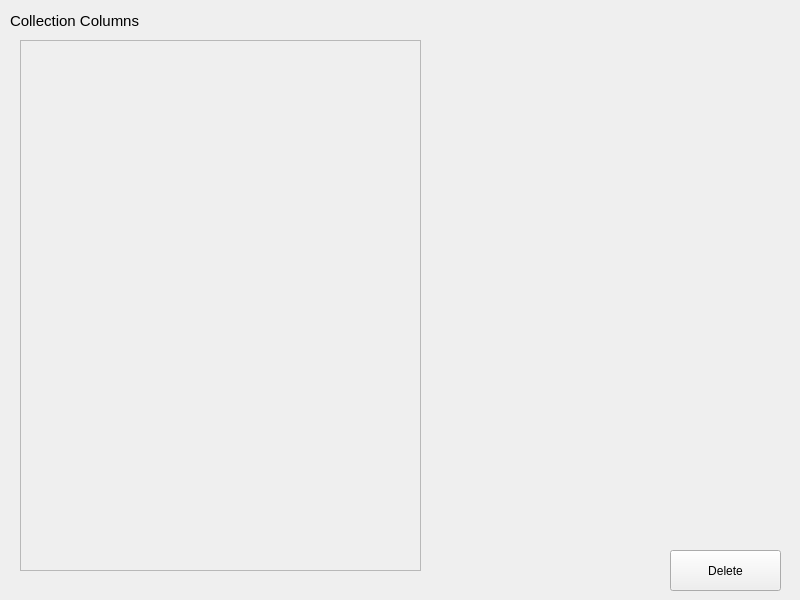
<?xml version="1.0" encoding="UTF-8"?>
<ui version="4.0">
 <class>MainWindow</class>
 <widget class="QMainWindow" name="MainWindow">
  <property name="geometry">
   <rect>
    <x>0</x>
    <y>0</y>
    <width>800</width>
    <height>600</height>
   </rect>
  </property>
  <property name="windowTitle">
   <string>MainWindow</string>
  </property>
  <widget class="QWidget" name="centralwidget">
   <property name="minimumSize">
    <size>
     <width>800</width>
     <height>600</height>
    </size>
   </property>
   <property name="maximumSize">
    <size>
     <width>800</width>
     <height>600</height>
    </size>
   </property>
   <widget class="QWidget" name="fieldsContainerWidget" native="true">
    <property name="geometry">
     <rect>
      <x>10</x>
      <y>30</y>
      <width>421</width>
      <height>551</height>
     </rect>
    </property>
    <widget class="QScrollArea" name="scrollArea">
     <property name="geometry">
      <rect>
       <x>10</x>
       <y>10</y>
       <width>401</width>
       <height>531</height>
      </rect>
     </property>
     <property name="widgetResizable">
      <bool>true</bool>
     </property>
     <widget class="QWidget" name="fieldsWidget">
      <property name="geometry">
       <rect>
        <x>0</x>
        <y>0</y>
        <width>399</width>
        <height>529</height>
       </rect>
      </property>
     </widget>
    </widget>
   </widget>
   <widget class="QLabel" name="label">
    <property name="geometry">
     <rect>
      <x>10</x>
      <y>10</y>
      <width>421</width>
      <height>21</height>
     </rect>
    </property>
    <property name="font">
     <font>
      <pointsize>11</pointsize>
     </font>
    </property>
    <property name="text">
     <string>Collection Columns</string>
    </property>
   </widget>
   <widget class="QPushButton" name="deleteButton">
    <property name="geometry">
     <rect>
      <x>670</x>
      <y>550</y>
      <width>111</width>
      <height>41</height>
     </rect>
    </property>
    <property name="text">
     <string>Delete</string>
    </property>
   </widget>
  </widget>
 </widget>
 <resources/>
 <connections/>
</ui>
